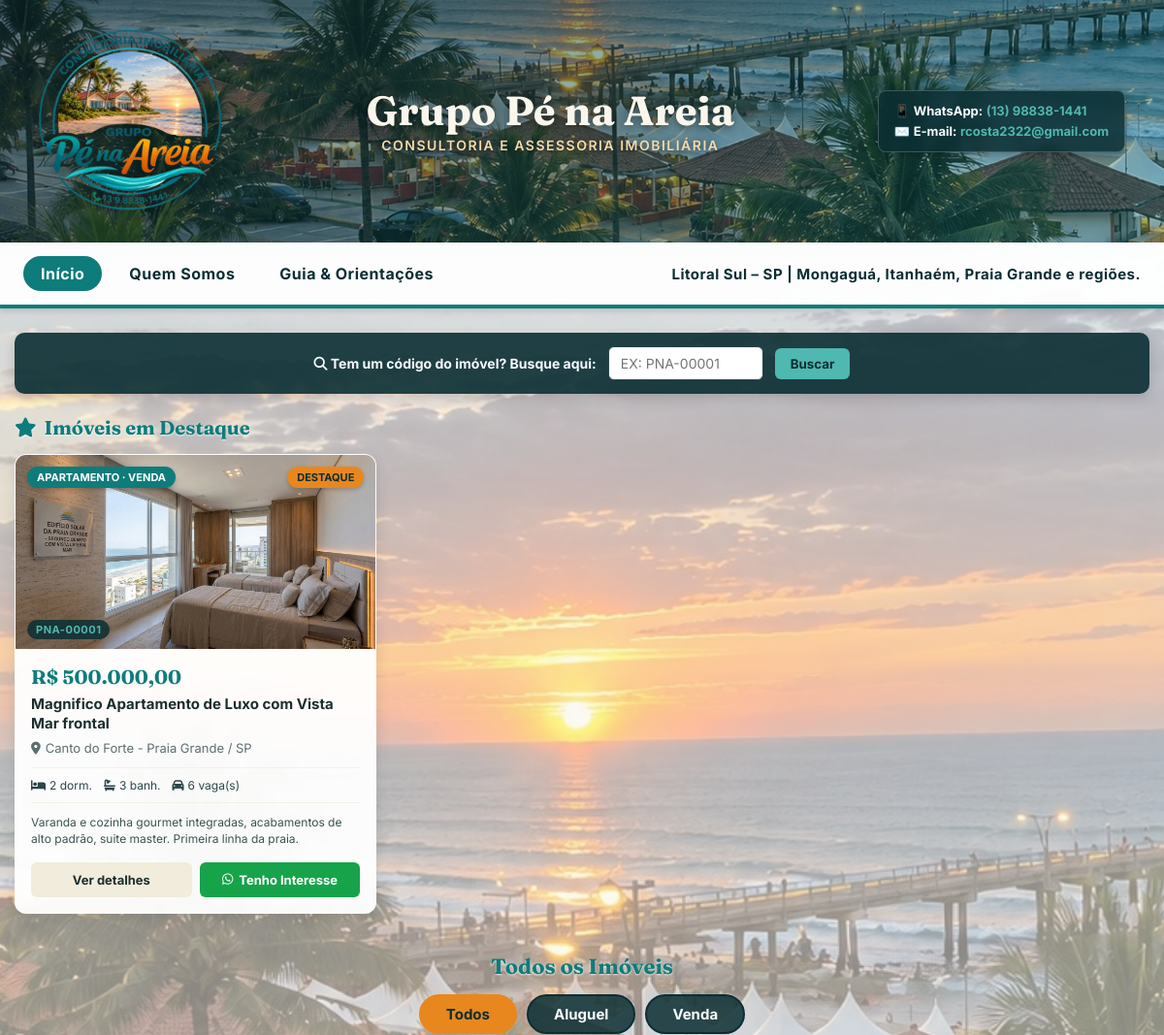
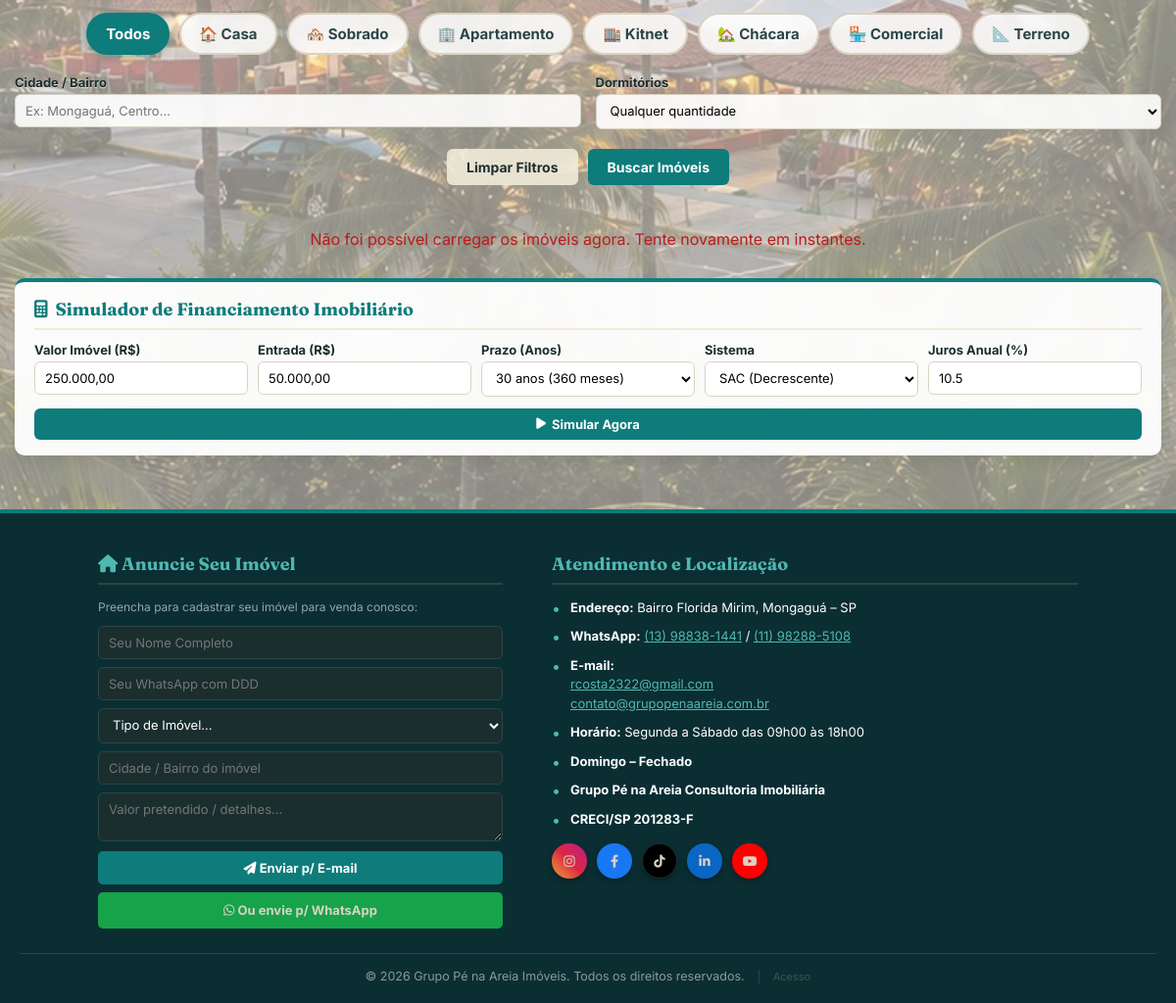
The page / on the database its author committed (2 pictures, top to bottom).
### tables this page shows
CREATE TABLE IF NOT EXISTS imoveis (
  id INT UNSIGNED AUTO_INCREMENT PRIMARY KEY,
  codigo VARCHAR(20) NOT NULL DEFAULT '',
  titulo VARCHAR(150) NOT NULL,
  finalidade ENUM('aluguel','venda') NOT NULL,
  tipo ENUM('casa','sobrado','apartamento','kitnet','chacara','comercial','terreno') NOT NULL,
  preco DECIMAL(12,2) NOT NULL,
  iptu DECIMAL(12,2) NULL DEFAULT NULL,
  condominio DECIMAL(12,2) NULL DEFAULT NULL,
  observacoes VARCHAR(200) NULL DEFAULT NULL,
  descricao TEXT NOT NULL,
  cidade_bairro VARCHAR(150) NOT NULL,
  dormitorios TINYINT UNSIGNED NOT NULL DEFAULT 0,
  banheiros TINYINT UNSIGNED NOT NULL DEFAULT 0,
  vagas TINYINT UNSIGNED NOT NULL DEFAULT 0,
  aceita_financiamento TINYINT(1) NOT NULL DEFAULT 0,
  aceita_permuta TINYINT(1) NOT NULL DEFAULT 0,
  destaque TINYINT(1) NOT NULL DEFAULT 0,
  status ENUM('ativo','inativo') NOT NULL DEFAULT 'ativo',
  created_at TIMESTAMP NOT NULL DEFAULT CURRENT_TIMESTAMP,
  updated_at TIMESTAMP NOT NULL DEFAULT CURRENT_TIMESTAMP ON UPDATE CURRENT_TIMESTAMP,
  youtube_url VARCHAR(255) NULL DEFAULT NULL,
  drive_url VARCHAR(500) NULL DEFAULT NULL,
  endereco_rua VARCHAR(200) NULL DEFAULT NULL,
  endereco_numero VARCHAR(20) NULL DEFAULT NULL,
  endereco_complemento VARCHAR(100) NULL DEFAULT NULL,
  endereco_cep VARCHAR(9) NULL DEFAULT NULL,
  proprietario_nome VARCHAR(150) NULL DEFAULT NULL,
  proprietario_telefone VARCHAR(30) NULL DEFAULT NULL,
  proprietario_celular VARCHAR(30) NULL DEFAULT NULL,
  proprietario_email VARCHAR(150) NULL DEFAULT NULL,
  obs_internas TEXT NULL DEFAULT NULL,
  UNIQUE KEY uq_codigo (codigo),
  INDEX idx_finalidade (finalidade),
  INDEX idx_tipo (tipo),
  INDEX idx_status (status),
  INDEX idx_destaque (destaque)
);

### includes/functions.php (called while the page is built, shortened)
<?php
function h(?string $valor): string
{
    return htmlspecialchars($valor ?? '', ENT_QUOTES, 'UTF-8');
}
function tiposImovel(): array
{
    return [
        'casa'        => 'Casa',
        'sobrado'     => 'Sobrado',
        'apartamento' => 'Apartamento',
        'kitnet'      => 'Kitnet',
        'chacara'     => 'Chácara',
        'comercial'   => 'Comercial',
        'terreno'     => 'Terreno',
    ];
}
function tipoLabel(string $tipo): string
{
    return tiposImovel()[$tipo] ?? ucfirst($tipo);
}
function finalidadeLabel(string $finalidade): string
{
    return $finalidade === 'aluguel' ? 'Aluguel' : 'Venda';
}
function formatarPreco(float $valor, string $finalidade): string
{
    $formatado = 'R$ ' . number_format($valor, 2, ',', '.');
    return $finalidade === 'aluguel' ? $formatado . '/mês' : $formatado;
}

### index.php (the view, shortened to what this page needs)
<?php
require_once __DIR__ . '/includes/db.php';
require_once __DIR__ . '/includes/functions.php';
$stmtDestaques = $pdo->prepare(
    'SELECT i.codigo, i.titulo, i.finalidade, i.tipo, i.preco, i.cidade_bairro,
            i.dormitorios, i.banheiros, i.vagas, i.observacoes,
            (SELECT f.caminho_arquivo FROM fotos_imovel f WHERE f.imovel_id = i.id ORDER BY f.ordem ASC LIMIT 1) AS foto_capa
     FROM imoveis i
     WHERE i.status = "ativo" AND i.destaque = 1
     ORDER BY i.created_at DESC
     LIMIT 6'
);
$stmtDestaques->execute();
$destaques = $stmtDestaques->fetchAll();
require __DIR__ . '/includes/header.php';
?>
    <form class="codigo-search-bar" onsubmit="buscarPorCodigo(event)">
      <span><i class="fas fa-magnifying-glass"></i> Tem um código do imóvel? Busque aqui:</span>
      <input type="text" id="busca-codigo-input" placeholder="Ex: PNA-00001">
      <button type="submit">Buscar</button>
    </form>
    <?php if (!empty($destaques)): ?>
    <div class="destaques-section">
      <h3><i class="fas fa-star"></i> Imóveis em Destaque</h3>
      <div class="grid">
        <?php foreach ($destaques as $imovel):
          $foto = $imovel['foto_capa'] ? UPLOAD_URL . '/' . $imovel['foto_capa'] : BASE_URL . '/assets/img/sem-foto.svg';
          $mensagem = 'Olá, tenho interesse no imóvel ' . $imovel['codigo'] . ' - ' . $imovel['titulo'] . ' (' . $imovel['cidade_bairro'] . ')';
        ?>
        <div class="card-imovel">
          <a href="<?= BASE_URL ?>/imovel.php?codigo=<?= urlencode($imovel['codigo']) ?>" class="card-img-wrapper">
            <span class="card-badge"><?= h(tipoLabel($imovel['tipo'])) ?> · <?= h(finalidadeLabel($imovel['finalidade'])) ?></span>
            <span class="destaque-ribbon">Destaque</span>
            <span class="card-codigo"><?= h($imovel['codigo']) ?></span>
            <img src="<?= h($foto) ?>" alt="<?= h($imovel['titulo']) ?>" loading="lazy">
          </a>
          <div class="card-body">
            <div class="card-price"><?= h(formatarPreco((float) $imovel['preco'], $imovel['finalidade'])) ?></div>
            <div class="card-title-text"><a href="<?= BASE_URL ?>/imovel.php?codigo=<?= urlencode($imovel['codigo']) ?>"><?= h($imovel['titulo']) ?></a></div>
            <div class="card-location"><i class="fas fa-map-marker-alt"></i> <?= h($imovel['cidade_bairro']) ?></div>
            <div class="card-details">
              <span><i class="fas fa-bed"></i> <?= (int) $imovel['dormitorios'] ?> dorm.</span>
              <span><i class="fas fa-bath"></i> <?= (int) $imovel['banheiros'] ?> banh.</span>
              <span><i class="fas fa-car"></i> <?= (int) $imovel['vagas'] ?> vaga(s)</span>
            </div>
            <div class="card-tags"><?= h($imovel['observacoes'] ?? '') ?></div>
            <div class="card-actions">
              <a href="<?= BASE_URL ?>/imovel.php?codigo=<?= urlencode($imovel['codigo']) ?>" class="btn-detalhes-card">Ver detalhes</a>
              <a href="https://wa.me/<?= h(WHATSAPP_PRINCIPAL) ?>?text=<?= urlencode($mensagem) ?>" target="_blank" rel="noopener" class="btn-whatsapp-card">
                <i class="fab fa-whatsapp"></i> Tenho Interesse
              </a>
            </div>
          </div>
        </div>
        <?php endforeach; ?>
      </div>
    </div>
    <?php endif; ?>
    <div class="search-panel">
      <h3>Todos os Imóveis</h3>
      <div class="finalidade-toggle">
        <button class="btn-finalidade active" onclick="selecionarFinalidade('', this)">Todos</button>
        <button class="btn-finalidade" onclick="selecionarFinalidade('aluguel', this)">Aluguel</button>
        <button class="btn-finalidade" onclick="selecionarFinalidade('venda', this)">Venda</button>
      </div>
      <div class="type-buttons">
        <button class="btn-type active" onclick="selecionarTipo('', this)">Todos</button>
        <button class="btn-type" onclick="selecionarTipo('casa', this)">🏠 Casa</button>
        <button class="btn-type" onclick="selecionarTipo('sobrado', this)">🏘️ Sobrado</button>
        <button class="btn-type" onclick="selecionarTipo('apartamento', this)">🏢 Apartamento</button>
        <button class="btn-type" onclick="selecionarTipo('kitnet', this)">🏬 Kitnet</button>
        <button class="btn-type" onclick="selecionarTipo('chacara', this)">🏡 Chácara</button>
        <button class="btn-type" onclick="selecionarTipo('comercial', this)">🏪 Comercial</button>
        <button class="btn-type" onclick="selecionarTipo('terreno', this)">📐 Terreno</button>
      </div>
      <div class="filter-grid">
        <div class="filter-group">
          <label for="filter-city">Cidade / Bairro</label>
          <input type="text" id="filter-city" placeholder="Ex: Mongaguá, Centro..." onkeyup="aplicarFiltros()">
        </div>
        <div class="filter-group">
          <label for="filter-bedrooms">Dormitórios</label>
          <select id="filter-bedrooms" onchange="aplicarFiltros()">
            <option value="">Qualquer quantidade</option>
          </select>
        </div>
      </div>
      <div class="filter-actions">
        <button class="btn btn-secondary" onclick="limparFiltros()">Limpar Filtros</button>
        <button class="btn btn-primary" onclick="aplicarFiltros()">Buscar Imóveis</button>
      </div>
    </div>
    <div class="grid" id="imoveis-grid">
    </div>
    <div class="simulator-card">
      <div class="sim-line-1">
        <h3><i class="fas fa-calculator"></i> Simulador de Financiamento Imobiliário</h3>
      </div>
      <div class="sim-content-below">
        <div class="sim-line-2">
          <div class="filter-group">
            <label for="sim-val-imovel">Valor Imóvel (R$)</label>
            <input type="text" id="sim-val-imovel" value="250.000,00" oninput="mascaraMoeda(this)">
          </div>
          <div class="filter-group">
            <label for="sim-val-entrada">Entrada (R$)</label>
            <input type="text" id="sim-val-entrada" value="50.000,00" oninput="mascaraMoeda(this)">
          </div>
          <div class="filter-group">
            <label for="sim-prazo">Prazo (Anos)</label>
            <select id="sim-prazo">
              <option value="30" selected>30 anos (360 meses)</option>
            </select>
          </div>
          <div class="filter-group">
            <label for="sim-sistema">Sistema</label>
            <select id="sim-sistema">
              <option value="SAC" selected>SAC (Decrescente)</option>
            </select>
          </div>
          <div class="filter-group">
            <label for="sim-taxa">Juros Anual (%)</label>
            <input type="number" id="sim-taxa" value="10.5" step="0.1" min="0">
          </div>
        </div>
        <div class="sim-line-3">
          <button class="btn btn-primary btn-simular" onclick="calcularFinanciamento()">
            <i class="fas fa-play"></i> Simular Agora
          </button>
        </div>
      </div>
    </div>
<?php require __DIR__ . '/includes/footer.php'; ?>

### rows shown on the page
imoveis: tipo "APARTAMENTO", finalidade "VENDA", codigo "PNA-00001", preco+finalidade "R$ 500.000,00", titulo "Magnifico Apartamento de Luxo com Vista Mar frontal", cidade_bairro "Canto do Forte - Praia Grande / SP", dormitorios "2", banheiros "3", vagas "6", observacoes "Varanda e cozinha gourmet integradas, acabamentos de alto padrão, suite master. Primeira linha da praia."

### other values the page prints
EMAIL_CONTATO "rcosta2322@gmail.com"
ENDERECO "Bairro Florida Mirim, Mongaguá – SP"
EMAIL_CONTATO_2 "contato@grupopenaareia.com.br"
CRECI "201283-F"
